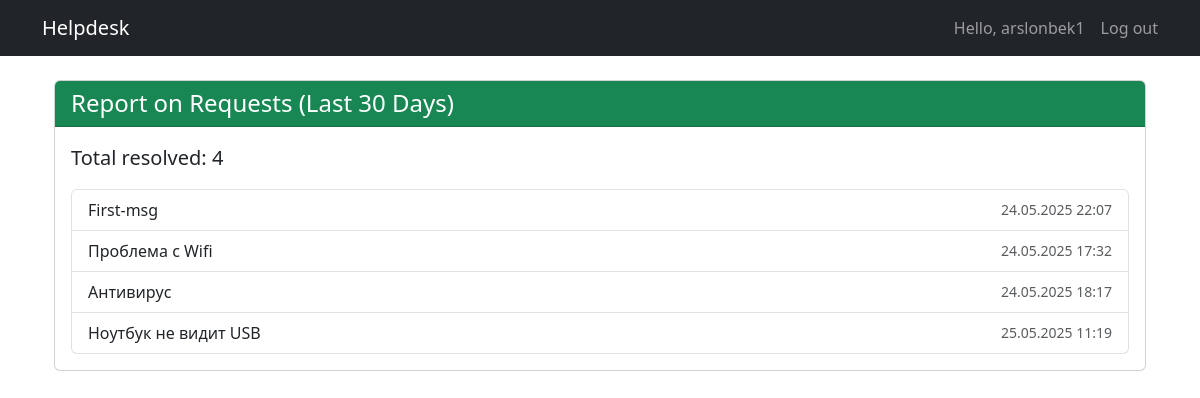
The app's page /tickets/report/ (signed in) with its own data.
### tickets/models.py (models this page shows, shortened)
class Ticket(models.Model):
    STATUS_CHOICES = (
        ('open', 'Open'),
        ('in_progress', 'In_progress'),
        ('resolved', 'Resolved'),
        ('closed', 'Closed'),
    )
    user = models.ForeignKey(User, on_delete=models.CASCADE)
    title = models.CharField(max_length=255)
    description = models.TextField()
    status = models.CharField(max_length=20, choices=STATUS_CHOICES, default='open')
    created_at = models.DateTimeField(auto_now_add=True)

### tickets/views.py (the view)
# urls.py: path('tickets/report/', views.report_view, name='ticket_report'),
def report_view(request):
    last_30_days = now() - timedelta(days=30)
    resolved_tickets = Ticket.objects.filter(status='resolved', created_at__gte=last_30_days)
    total_resolved = resolved_tickets.count()
    return render(request, 'tickets/report.html', {
        'resolved_tickets': resolved_tickets,
        'total_resolved': total_resolved
    })

### tickets/templates/tickets/report.html (shortened to what this page needs)
{% extends "base.html" %}
{% block content %}
<div class="container mt-4">
  <div class="card">
    <div class="card-header bg-success text-white">
      <h4 class="mb-0">Report on Requests (Last 30 Days)</h4>
    </div>
    <div class="card-body">
      <p class="lead">Total resolved: <strong>{{ total_resolved }}</strong></p>
      {% if resolved_tickets %}
        <ul class="list-group">
          {% for ticket in resolved_tickets %}
            <li class="list-group-item d-flex justify-content-between align-items-center">
              <span>{{ ticket.title }}</span>
              <small class="text-muted">{{ ticket.created_at|date:"d.m.Y H:i" }}</small>
            </li>
          {% endfor %}
        </ul>
      {% else %}
        <p class="text-muted">No resolved requests in the last 30 days.</p>
      {% endif %}
    </div>
  </div>
</div>
{% endblock %}

### tickets/templates/base.html (shortened to what this page needs)
<!DOCTYPE html>
<html lang="en">
<head>
    <link href="https://cdn.jsdelivr.net/npm/bootstrap@5.3.0/dist/css/bootstrap.min.css" rel="stylesheet">
</head>
<body>
<nav class="navbar navbar-expand-lg navbar-dark bg-dark mb-4">
    <div class="container">
        <a class="navbar-brand" href="/">Helpdesk</a>
        <div class="collapse navbar-collapse">
            <ul class="navbar-nav ms-auto">
                {% if user.is_authenticated %}
                    <li class="nav-item">
                        <span class="navbar-text me-3">Hello, {{ user.username }}</span>
                    </li>
                    <li class="nav-item">
                        <form method="post" action="{% url 'logout' %}">
                            <button type="submit" class="nav-link btn btn-link" style="padding: 0; margin: 0;">Log out</button>
                        </form>
                    </li>
                {% else %}
                    <li class="nav-item">
                        <a class="nav-link" href="{% url 'login' %}">Log In</a>
                    </li>
                {% endif %}
            </ul>
        </div>
    </div>
</nav>
<div class="container">
    {% block content %}{% endblock %}
</div>
</body>
</html>

### records on screen
Ticket: title "First-msg", created_at "24.05.2025 22:07"
Ticket: title "Проблема с Wifi", created_at "24.05.2025 17:32"
Ticket: title "Антивирус", created_at "24.05.2025 18:17"
Ticket: title "Ноутбук не видит USB", created_at "25.05.2025 11:19"

### other values on screen
{{ user.username }} "arslonbek1"
{{ total_resolved }} "4"
